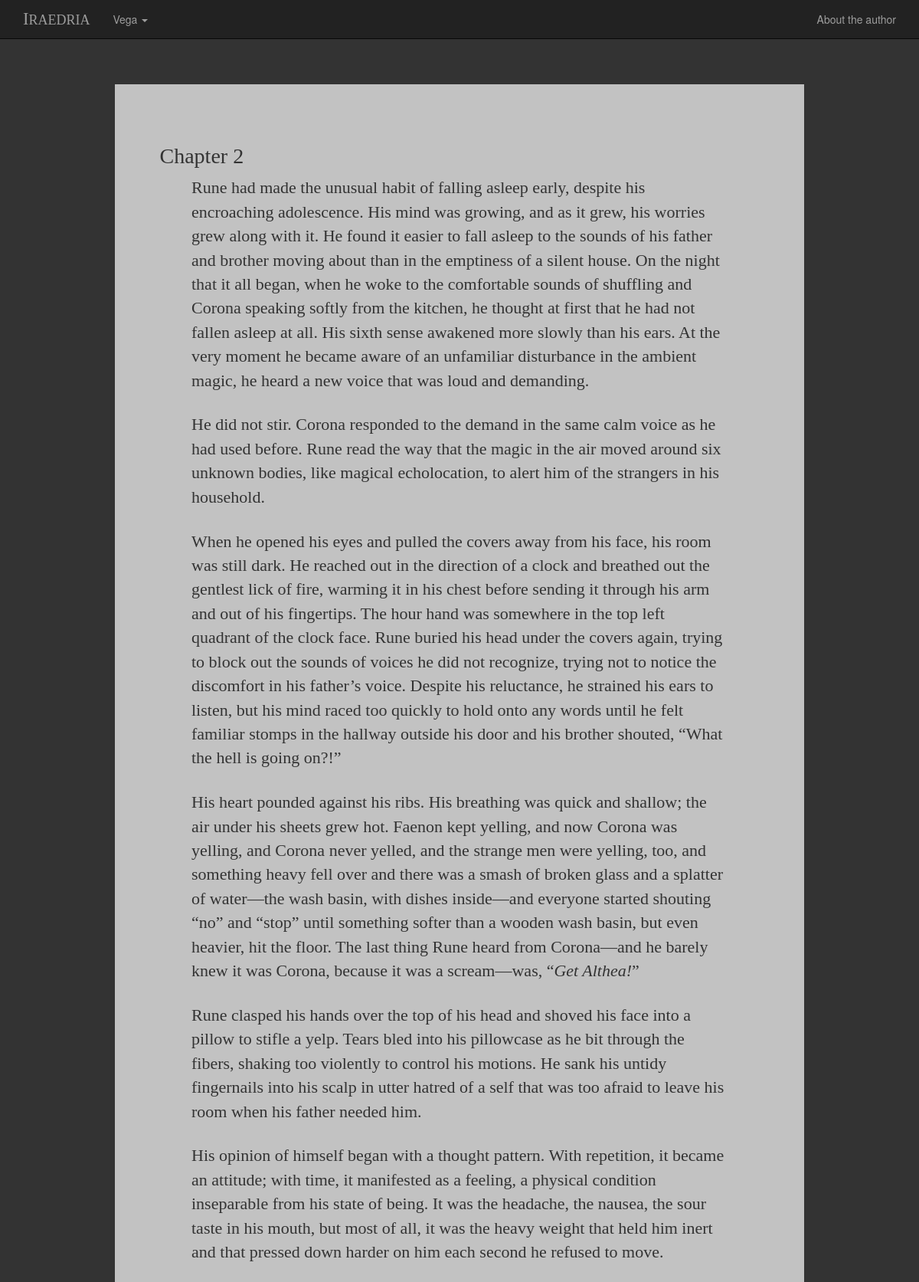
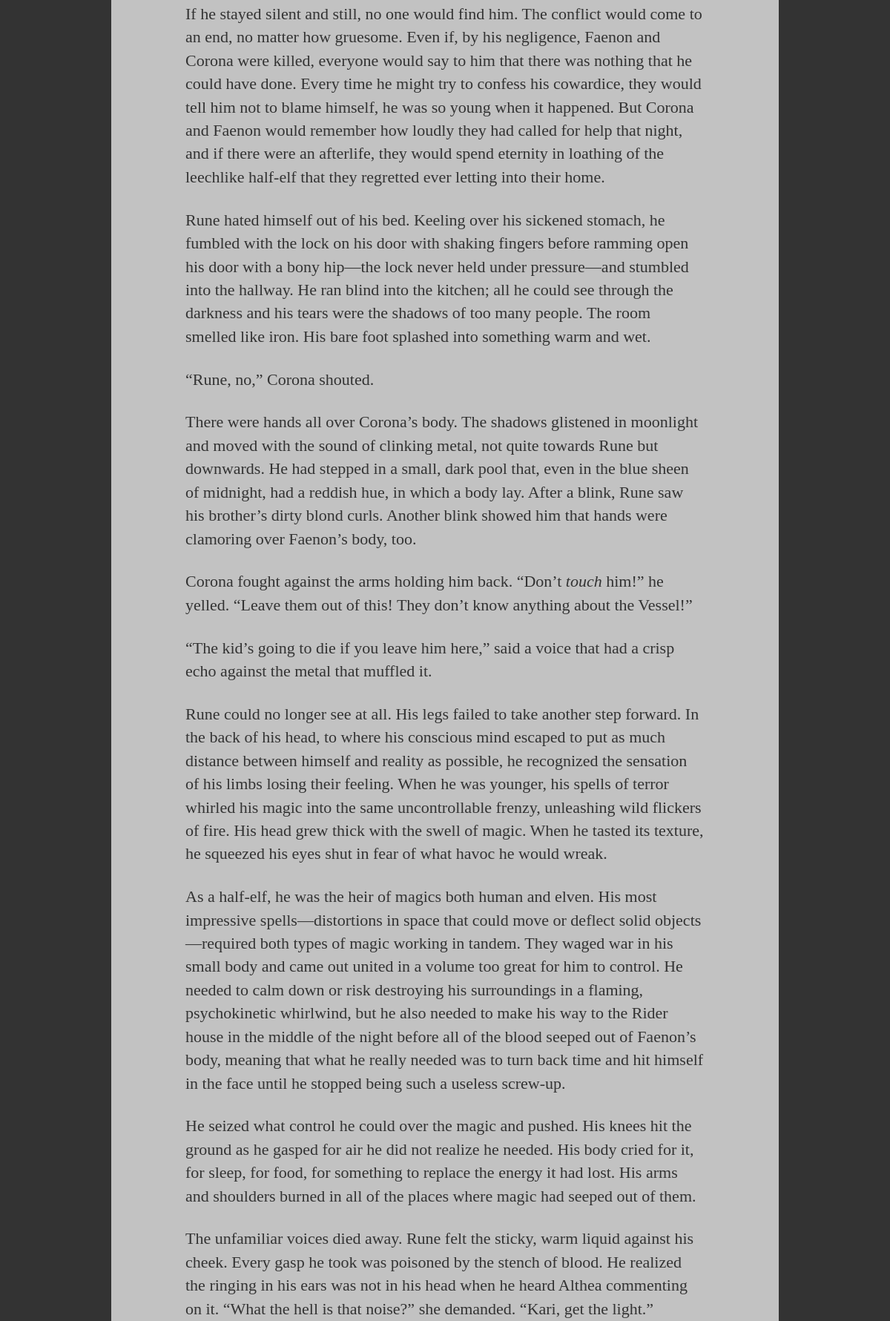
The page /vega/2 (upper part) on the database its author committed (2 pictures, top to bottom).
### app/models.py (models this page shows, shortened)
class Chapter(db.Model):
    __tablename__ = 'chapter'
    id = db.Column(db.Integer, primary_key=True)
    num = db.Column(db.Integer)
    text = db.Column(db.String)  # gave it no length parameter, let's see what happens?
    date_added = db.Column(db.Integer)
    date_modified = db.Column(db.Integer)
    booknum = db.Column(db.Integer)

### app/views.py (the view)
@app.route('/<book>/<int:num>')
def chapter(book, num):
    if num == 0:
        return redirect(url_for('prologue', book=book))
    try:
        bookenum = Book[book.lower()]
        c = Chapter.query.filter_by(num=num, booknum=bookenum.value).first()
        if c:
            return render_template("chapter.html", current=c, bookstr=book)
        abort(404)
    except KeyError:
        abort(404)

### templates/chapter.html (shortened to what this page needs)
{% extends 'base.html' %}
{% block content %}
        <div class="container chapter">
            <h2>Chapter {{ current.num }}</h2>
            {{ current.text|safe }}
        </div>
{% endblock %}

### static/css/iraedria.css (style rules this page uses)
body, html { height: 100%; }
body { background-image: url(../img/forest.jpg); background-repeat: no-repeat; background-attachment: fixed; }
.chapter { background-color: rgba(255,255,255,.7); max-width: 900px; margin-top: 60px; margin-bottom: 60px; padding: 5%; }
.chapter p, .prologue p, .cover p { font-family: Garamond, serif; font-size: 22px; padding-bottom: 1.2em; max-width: 700px; margin: auto; }
h2 { font-family: Garamond, serif; font-size: 200%; }

### rows shown on the page
Chapter: num "2", text "Rune had made the unusual habit of falling asleep early, despite his encroaching adolescence. His mind was growing, and as it grew, his worries grew along with it. He found it easier to fall asleep to the sounds of his father and brother moving about than in the emptiness of a silent house. On the night that it all began, when he woke to the comfortable sounds of shuffling and Corona speaking softly from the kitchen, he thought at first that he had not fallen asleep at all. His sixth sense awakened more slowly than his ears. At the very moment he became aware of an unfamiliar disturbance in the ambient magic, he heard a new voice that was loud and demanding. He did not stir. Corona…"
